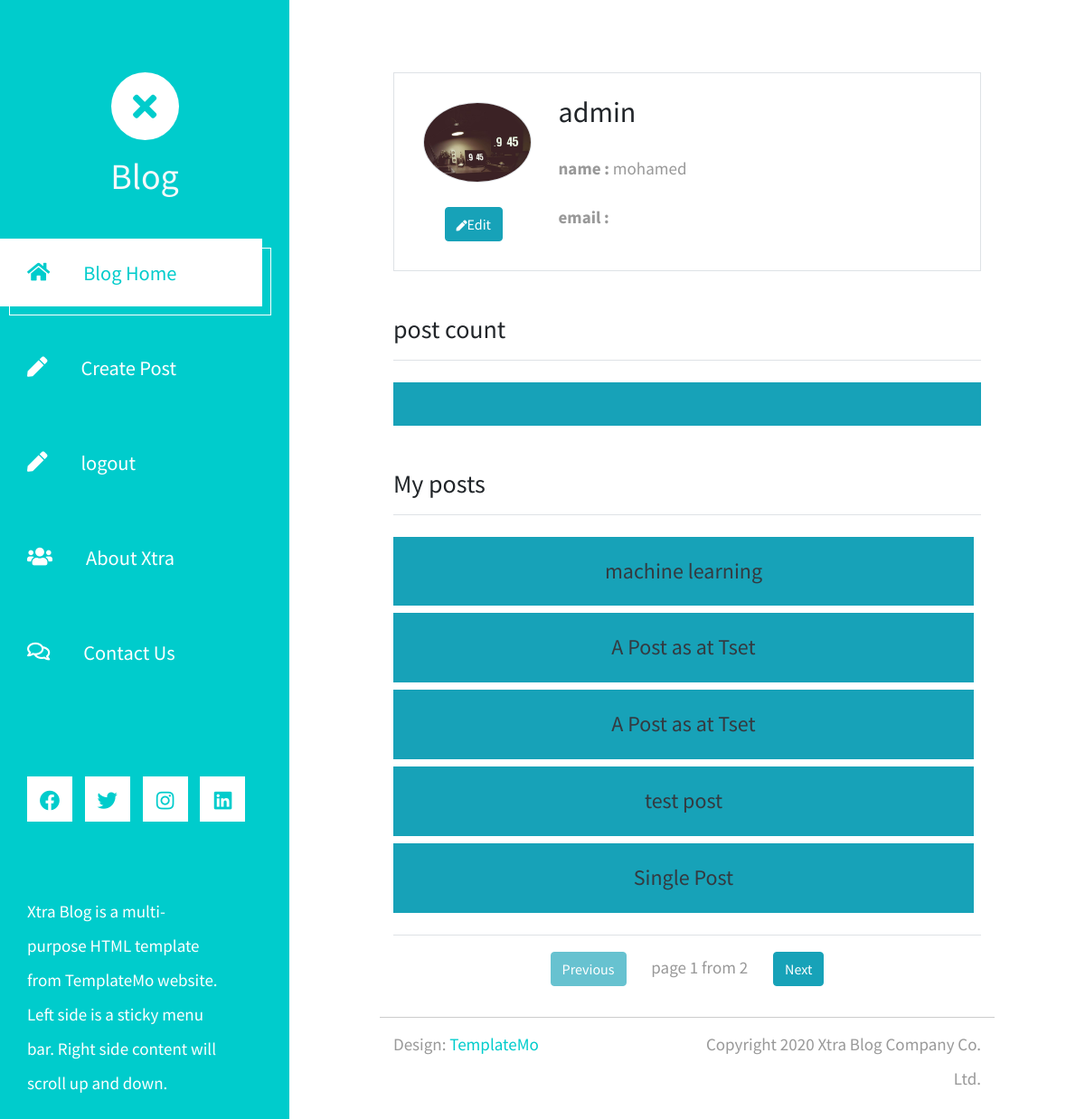
/profile/ (signed in), run on the app's committed database.
### user/models.py (models this page shows, shortened)
class Profile(models.Model):
    image = models.ImageField(default='user/default.jpg', upload_to=upload_image, null=True)
    user = models.OneToOneField(User, on_delete=models.CASCADE, related_name='profile')

### post/models.py (models this page shows, shortened)
class Post(models.Model):
    author = models.ForeignKey(User, on_delete=models.SET_NULL, null=True, related_name='post')
    title = models.CharField(max_length=100)
    content = models.TextField(max_length=1000)
    categories = models.ManyToManyField(Category, blank=True, help_text='Hold down “Control”, or “Command” on a Mac, to select more than one.')
    photo = models.ImageField(default='posts/default.jpg', upload_to=rename_image)
    created_at = models.DateTimeField(auto_now_add=True)
    update_at = models.DateTimeField(auto_now=True)
    active = models.BooleanField(default=True)
    slug = models.SlugField(null=True, blank=True, unique=True)
    class Meta:
        ordering = ['-created_at']

### user/views.py (the view)
# urls.py: path('profile/', views.profile, name='profile'),
@login_required(login_url='login')
def profile(request):
    posts = request.user.post.filter(active=True)
    paginator = Paginator(posts, 5)
    page = request.GET.get('page')
    try:
        posts = paginator.page(page)
    except PageNotAnInteger:
        posts = paginator.page(1)
    except EmptyPage:
        posts = paginator.page(paginator.num_pages)
    context = {
        'title':request.user.username,
        'posts':posts,
    }
    return render(request, 'user/profile.html', context)

### user/templates/user/profile.html (shortened to what this page needs)
{% extends 'main.html' %}
{% load static %}
{% block content %}
<div class="border p-4 mb-5">
    <div class="row">
        <div class="col-md-3 text-center">
           <img class="image-fluid rounded-circle border m-2"
           src="{% if request.user.profile.image %}{{request.user.profile.image.url}}{% endif %}" style="width:120px">
            <div class="mt-3">
                <a class="btn btn-info bg-info" href="{% url 'edit_profile' %}"><i class="fas fa-pen fa-xs"></i>Edit</a>
            </div>
        </div>
        <div class="col-md-9">
            <h2 class="mb-4">{{request.user.username}}</h2>
            <p class="font-weight-bold">name : <span class="font-weight-normal">{{request.user.first_name}} {{request.user.last_name}}</span></p>
            <p class="font-weight-bold">email : </p>
        </div>
    </div>
</div>
<div class="row .mb-5">
    <div class="col-md">
        <h3 class="border-bottom pb-3 mb-4">post count</h3>
        <h4 class="bg-info text-center p-4 text-light">{{posts.count}}</h4>
        <h3 class="border-bottom pb-3 mb-4 mt-5">My posts</h3>
        {% for post in posts %}
            <ul class="pr-2">
                <h4 class="bg-info text-center p-4 text-light"><a  href="{% url 'post' post.slug %}" class="text-dark">{{post.title}}</a></h4>
            </ul>
        {% endfor %}
        <div class="border-top pb-4 pt-3 mt-4 text-center">
            {% if posts.has_previous %}
                <a href="?page={{posts.previous_page_number}}" class="btn btn-info bg-info">Previous</a>
            {% else %}
                <a href="" class="btn btn-info disabled bg-info">Previous</a>
            {% endif %}
            <span class="pr-4 pl-4">page {{posts.number}} from {{posts.paginator.num_pages}}</span>
            {% if posts.has_next %}
                <a href="?page={{posts.next_page_number}}" class="btn btn-info bg-info">Next</a>
            {% else %}
                <a href="" class="btn btn-info disabled bg-info">Next</a>
            {% endif %}
        </div>
    </div>
</div>
{% endblock content %}

### static/css/templatemo-xtra-blog.css (style rules this page uses)
html { overflow-x: hidden; }
body { margin: 0; padding: 0; font-family: 'Source Sans Pro', sans-serif; font-size: 19px; line-height: 2em; overflow-x: hidden; }
p, span { color: #999; }
ul { margin: 0; padding: 0; }

### data on the page
Post: title "machine learning"
Post: title "A Post as at Tset"
Post: title "A Post as at Tset"
Post: title "test post"
Post: title "Single Post"

### other printed values
{{ request.user.username }} "admin"
{{ request.user.first_name }} "mohamed"
{{ posts.number }} "1"
{{ posts.paginator.num_pages }} "2"
